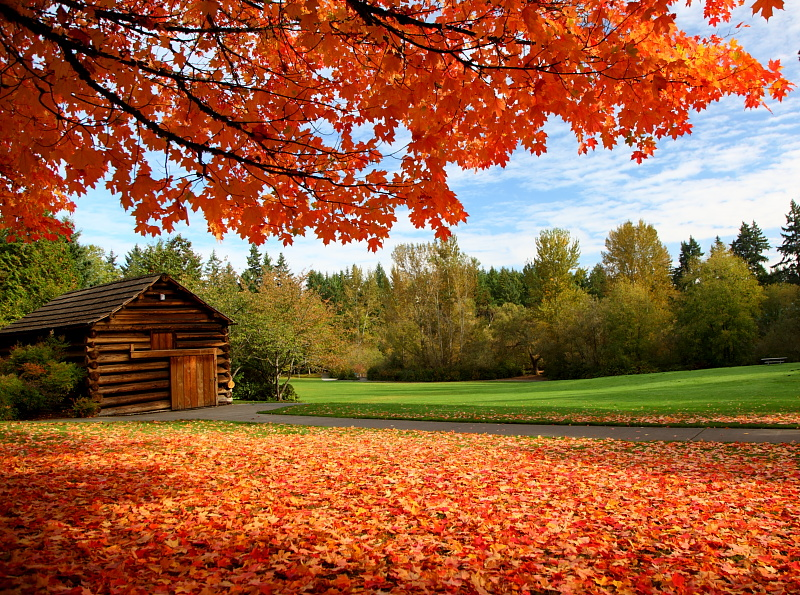
#> input picture tests/data/JPG/152.JPG, 800 x 595 px
$ python -i effect.py   (imports and definitions only)
#> lines starting #> are read from the running program, lines starting #| are printed output that depends on the picture
#> further down, picture is the input picture: shape (595, 800, 3); mean B, G, R 60.6, 94.9, 152.4
"""class Effect: OpenCV advanced image effects operations
  * neon glow
  * hdr
Copyright © 2025 John Liu
"""

from pathlib import Path

import cv2
import numpy as np

EFFECTS = {
    "neon": {"glow_intensity": 2.0, "edge_thickness": 2},
    "hdr": {"gamma": 1.2, "saturation": 1.0},
    "blur": {"ksize": (12, 12), "sigmaX": 0},
}


class Effect:
    # [30 lines left out: function neon_glow_effect, not called in this run]

    @staticmethod
    def hdr_effect(img, gamma=1.2, saturation=1.1):
        """
        Creates HDR-like effect with tone mapping and color enhancement
        """
#> called with gamma = 1.2, saturation = 1.1
        hdr = img.astype(np.float32) / 255.0  # convert to float

        # Reinhard tone mapping
        luminance = (
            0.2126 * hdr[:, :, 2] + 0.7152 * hdr[:, :, 1] + 0.0722 * hdr[:, :, 0]
        )
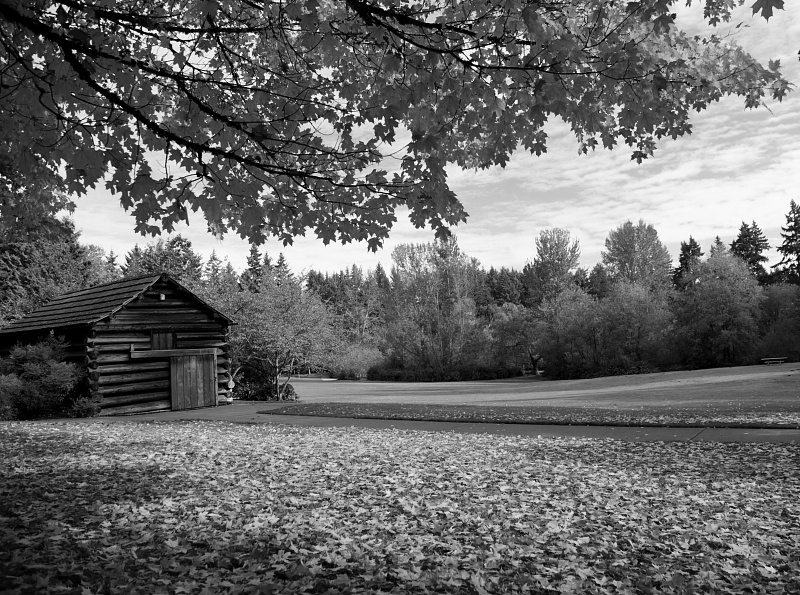
#> luminance: shape (595, 800) float32; min 0, max 1, mean 0.41
        # Prevent division by zero
        luminance += 1e-6

        tonemapped = hdr / luminance[:, :, np.newaxis]
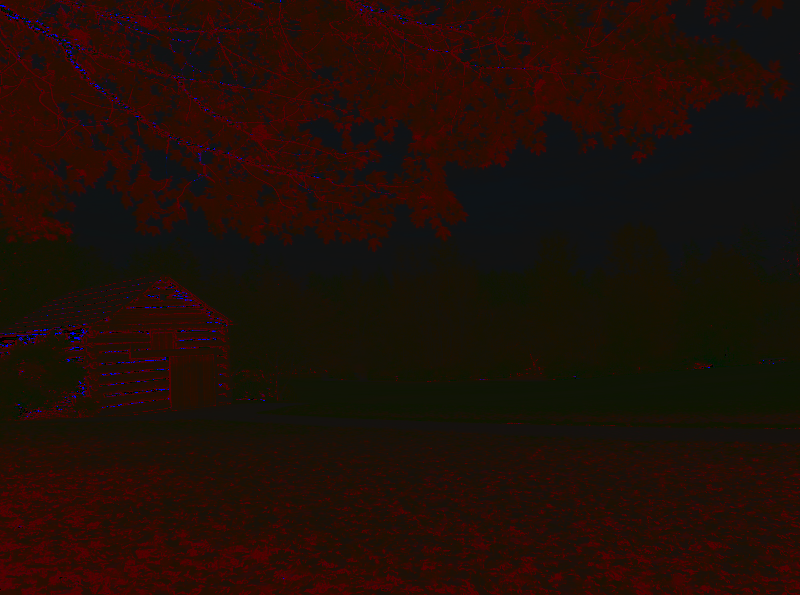
#> tonemapped: shape (595, 800, 3) float32; mean B, G, R 0.414, 0.819, 1.8; drawn with min black and max white
        tonemapped = np.power(tonemapped, gamma)

        # Adjust saturation
        hsv = cv2.cvtColor((tonemapped * 255).astype(np.uint8), cv2.COLOR_BGR2HSV)
#> hsv: shape (595, 800, 3); mean H, S, V 69.8, 215.7, 187.3
        hsv[:, :, 1] = np.clip(hsv[:, :, 1] * saturation, 0, 255)
#> hsv: shape (595, 800, 3); mean H, S, V 69.8, 226.8, 187.3
        result = cv2.cvtColor(hsv, cv2.COLOR_HSV2BGR)
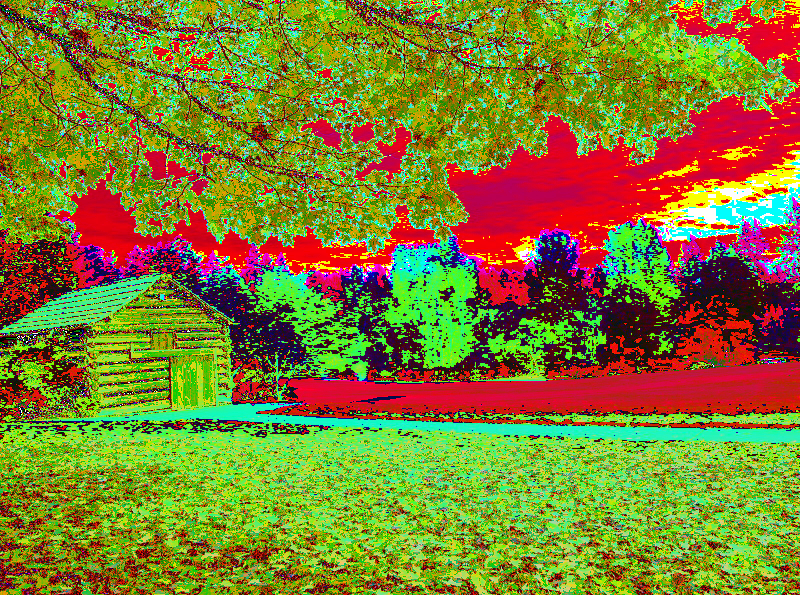
#> result: shape (595, 800, 3); mean B, G, R 47.8, 125.9, 128.6

        # Local contrast enhancement using CLAHE
        lab = cv2.cvtColor(result, cv2.COLOR_BGR2LAB)
#> lab: shape (595, 800, 3); mean of channels 0, 1, 2 147.5, 124, 172
        l_channel, a_channel, b_channel = cv2.split(lab)
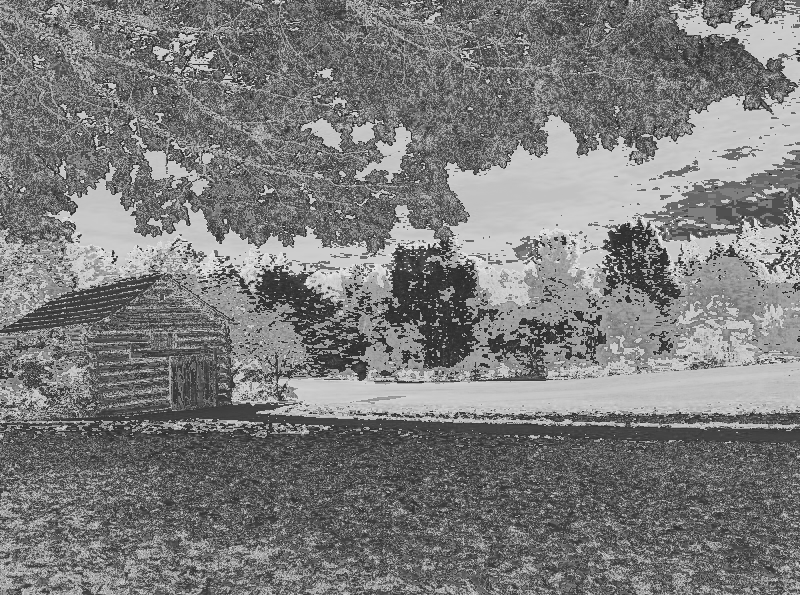
#> a_channel: shape (595, 800); min 42, max 226, mean 124
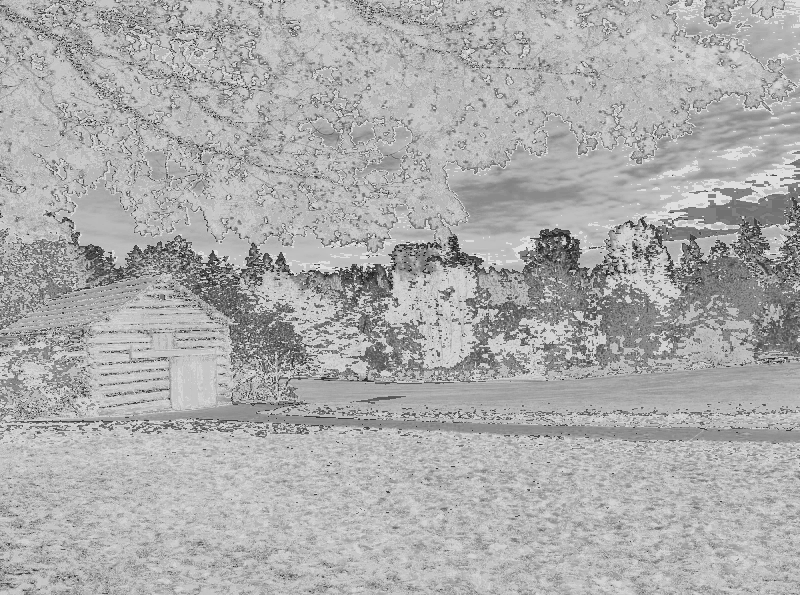
#> b_channel: shape (595, 800); min 20, max 223, mean 172
        clahe = cv2.createCLAHE(clipLimit=2.0, tileGridSize=(8, 8))
        l_channel = clahe.apply(l_channel)
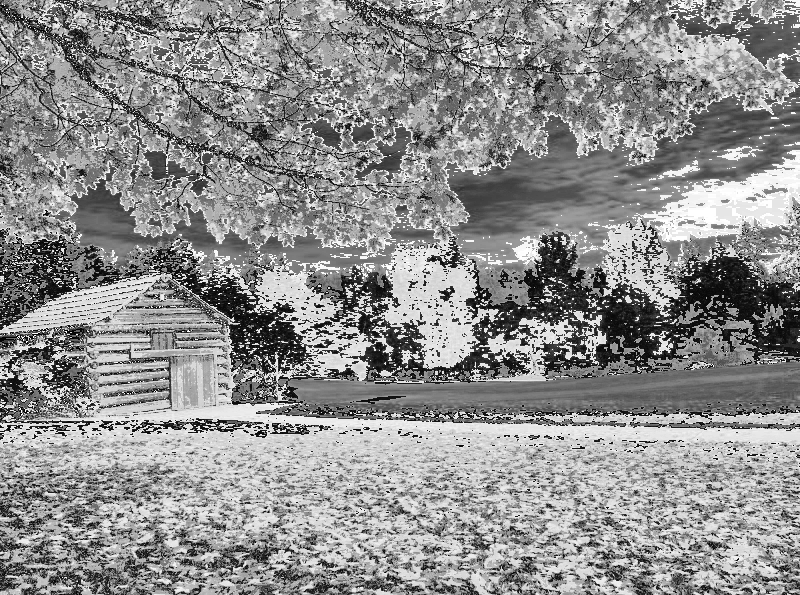
#> l_channel: shape (595, 800); min 0, max 255, mean 142.1
        lab = cv2.merge([l_channel, a_channel, b_channel])
#> lab: shape (595, 800, 3); mean of channels 0, 1, 2 142.1, 124, 172
        result = cv2.cvtColor(lab, cv2.COLOR_LAB2BGR)
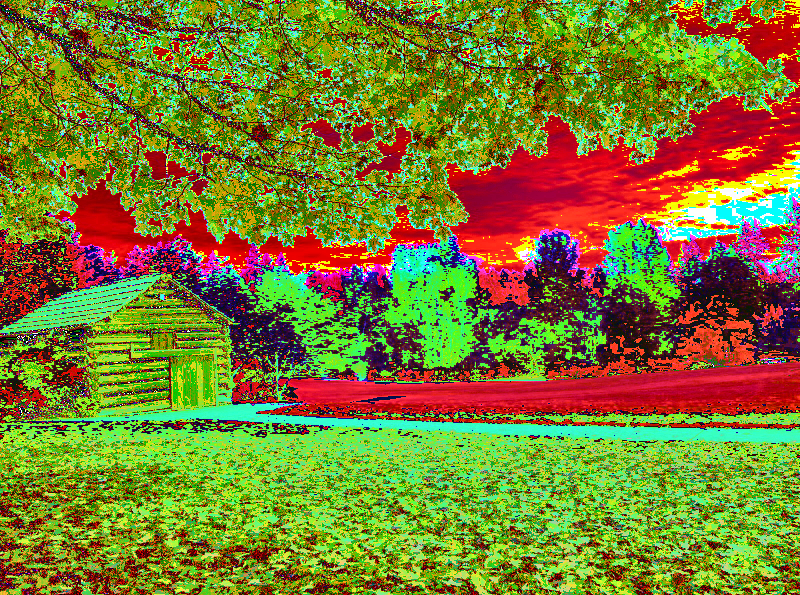
#> result: shape (595, 800, 3); mean B, G, R 47.6, 124, 123.5
        return result

    # [30 lines left out: function apply_effects, not called in this run]

>>> import cv2
>>> picture = cv2.imread('../tests/data/JPG/152.JPG')
>>> result = Effect().hdr_effect(picture)

$ run again, on tests/data/JPG/AC_SideYard.jpg
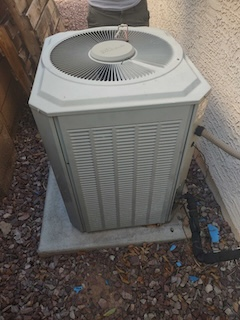
#> input picture tests/data/JPG/AC_SideYard.jpg, 240 x 320 px
#> picture is the input picture: shape (320, 240, 3); mean B, G, R 95.6, 100.1, 105.5
#> in hdr_effect, `l_channel = clahe.apply(l_channel)`:
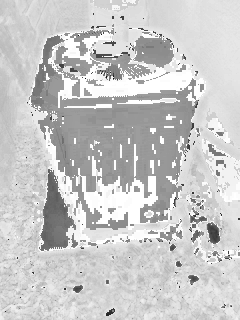
#> l_channel: shape (320, 240); min 10, max 255, mean 200.5
#> in hdr_effect, `result = cv2.cvtColor(lab, cv2.COLOR_LAB2BGR)`:
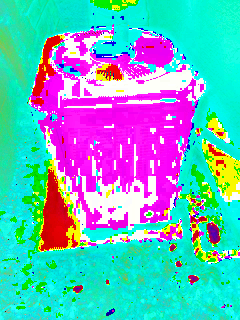
#> result: shape (320, 240, 3); mean B, G, R 195.5, 178.1, 105

$ run again, on tests/data/JPG/IMG_0131.jpg
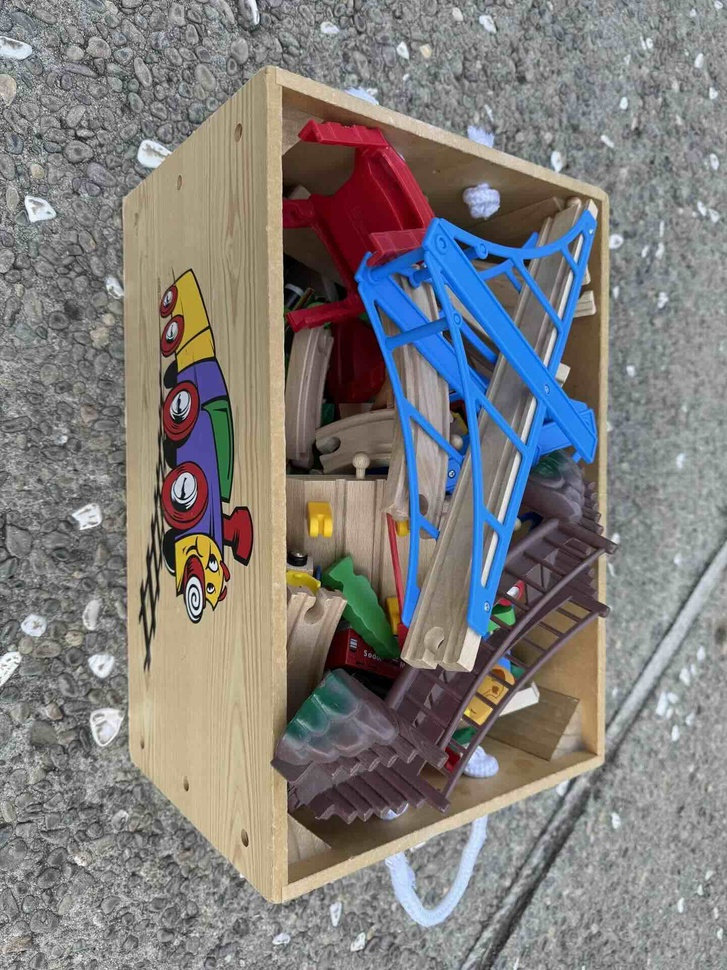
#> input picture tests/data/JPG/IMG_0131.jpg, 727 x 970 px, shrunk from 1440 x 1920 before the run
#> picture is the input picture: shape (970, 727, 3); mean B, G, R 124.3, 126, 128.6
#> in hdr_effect, `l_channel = clahe.apply(l_channel)`:
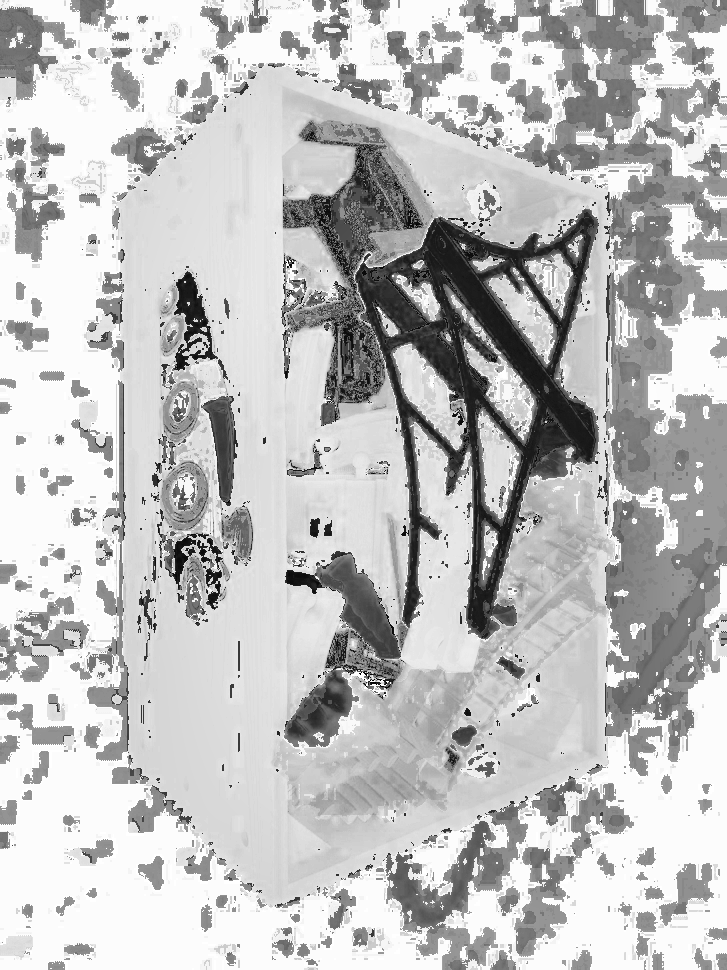
#> l_channel: shape (970, 727); min 1, max 255, mean 191.4
#> in hdr_effect, `result = cv2.cvtColor(lab, cv2.COLOR_LAB2BGR)`:
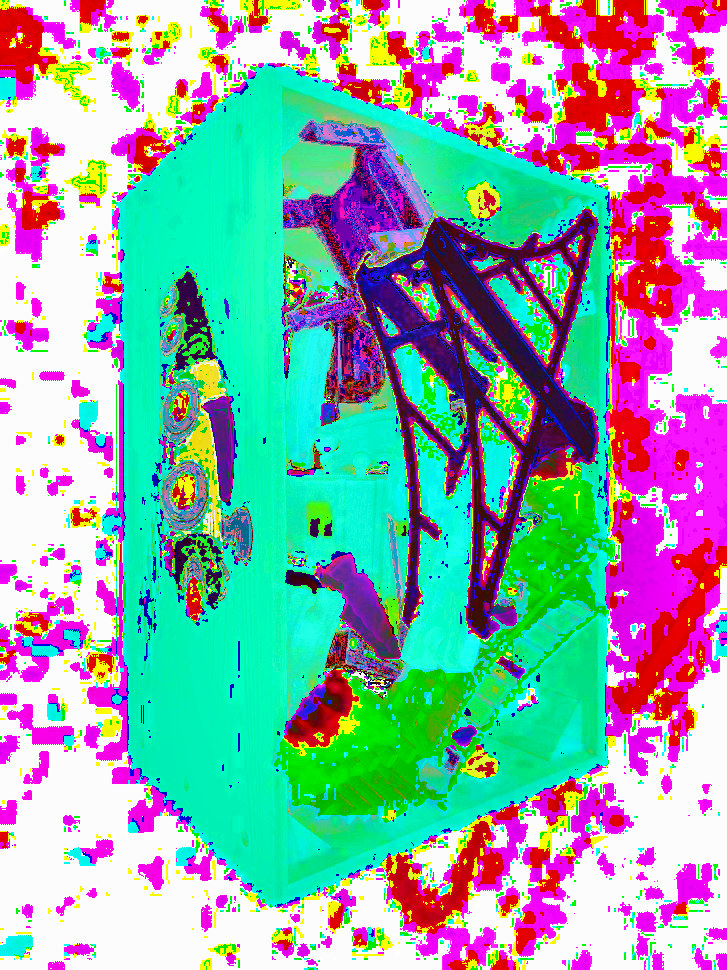
#> result: shape (970, 727, 3); mean B, G, R 171.3, 168.2, 139.1

$ run again, on tests/data/JPG/IMG_2527.jpg
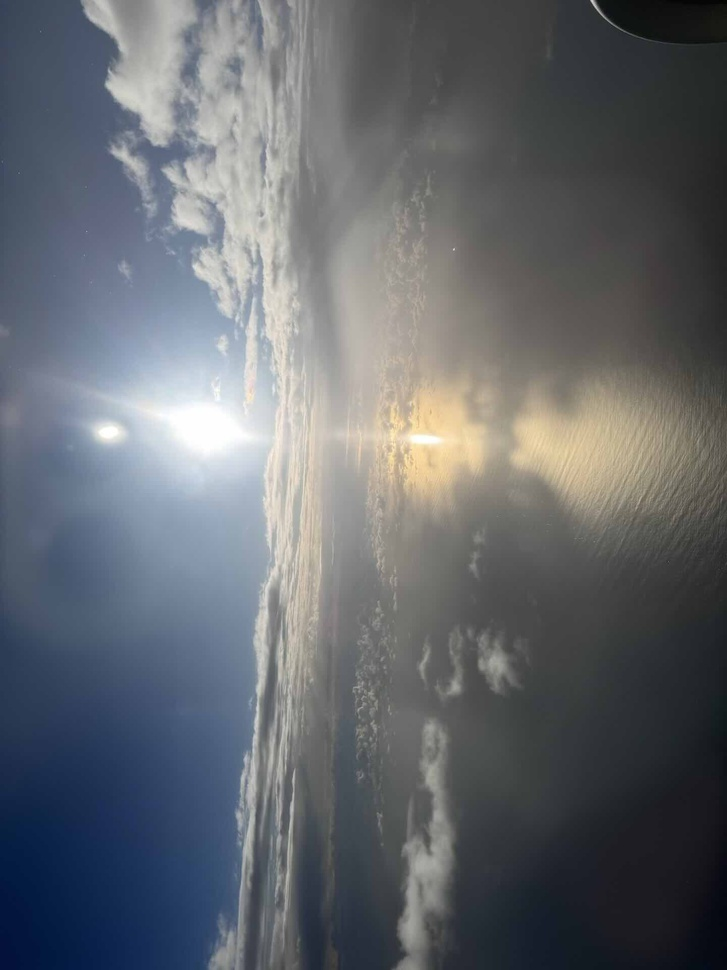
#> input picture tests/data/JPG/IMG_2527.jpg, 727 x 970 px, shrunk from 1440 x 1920 before the run
#> picture is the input picture: shape (970, 727, 3); mean B, G, R 109, 103.5, 99.6
#> in hdr_effect, `result = cv2.cvtColor(lab, cv2.COLOR_LAB2BGR)`:
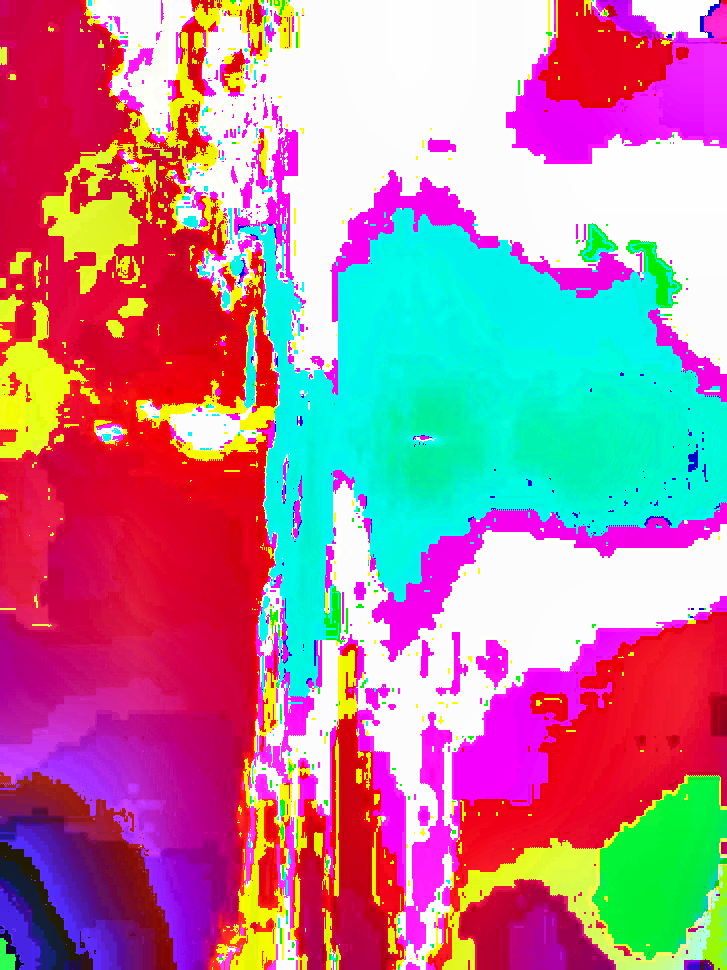
#> result: shape (970, 727, 3); mean B, G, R 153.3, 129.7, 179.9
